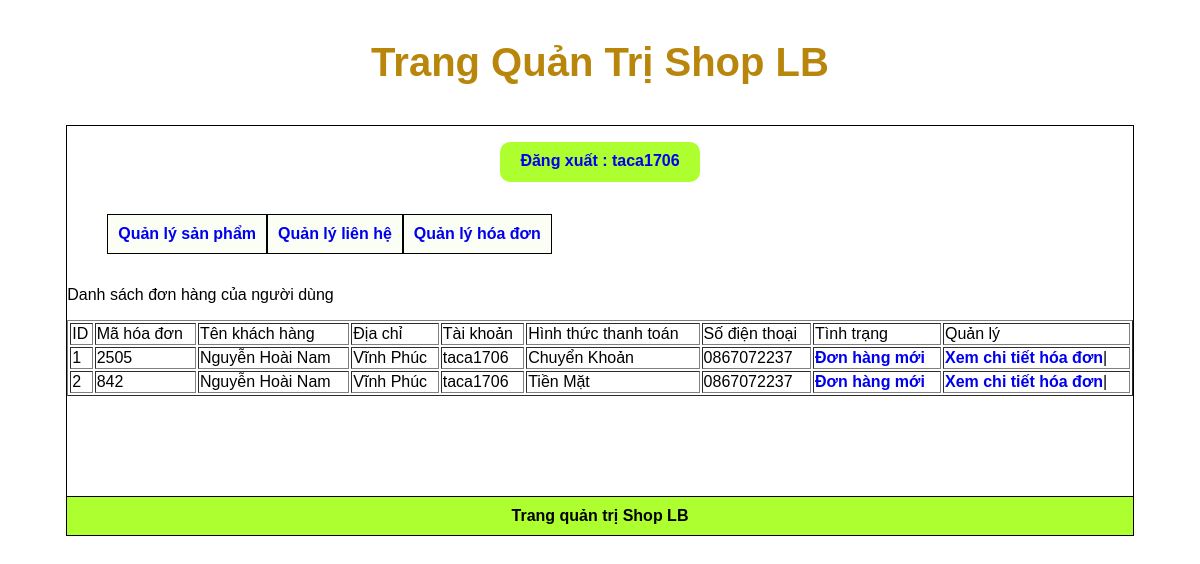
Page /admincp/index.php?action=quanlyhoadon&query=lietke (signed in) on the committed database.
### tables this page shows
CREATE TABLE `tbl_hoadon` (
  `id_hoadon` int(11) NOT NULL,
  `id_khachhang` int(11) NOT NULL,
  `mahoadon` varchar(11) NOT NULL,
  `trangthai` int(11) NOT NULL,
  `hinhthucthanhtoan` varchar(100) NOT NULL
);

CREATE TABLE `tbl_khachhang` (
  `id_khachhang` int(11) NOT NULL,
  `hovaten` varchar(250) NOT NULL,
  `taikhoan` varchar(100) NOT NULL,
  `matkhau` varchar(100) NOT NULL,
  `sodienthoai` varchar(15) NOT NULL,
  `email` varchar(100) NOT NULL,
  `diachi` text NOT NULL,
  `chucvu` int(11) NOT NULL
);

### admincp/modules/quanlyhoadon/lietke.php (the view)
<?php
$sql_lietke_hd = "SELECT * FROM tbl_hoadon ,tbl_khachhang  WHERE tbl_hoadon.id_khachhang=tbl_khachhang.id_khachhang ORDER BY id_hoadon DESC";
$result_lietke_hd = mysqli_query($connect, $sql_lietke_hd);
?>
<p>Danh sách đơn hàng của người dùng</p>
<table style="width: 100%;" border="1" style="border-collapse:collapse;">
    <tr>
        <td>ID</td>
        <td>Mã hóa đơn</td>
        <td>Tên khách hàng</td>
        <td>Địa chỉ</td>
        <td>Tài khoản</td>
        <td>Hình thức thanh toán</td>
        <td>Số điện thoại</td>
        <td>Tình trạng </td>
        <td colspan="2">Quản lý</td>
    </tr>
    <?php
    $i = 0;
    while ($row = mysqli_fetch_array($result_lietke_hd)) {
        $i++;
    ?>
        <tr>
            <td><?= $i ?></td>
            <td><?= $row['mahoadon'] ?></td>
            <td><?= $row['hovaten'] ?></td>
            <td><?= $row['diachi'] ?></td>
            <td><?= $row['taikhoan'] ?></td>
            <td><?= $row['hinhthucthanhtoan'] ?></td>
            <td><?= $row['sodienthoai'] ?></td>
            <td>
                <?php if ($row['trangthai'] == 1) {
                    echo '<a href="modules/quanlyhoadon/xuly.php?mahoadon=' . $row['mahoadon'] . '">Đơn hàng mới</a>';
                } else {
                    echo 'Đã xem';
                }
                ?>
            </td>
            <td>
                <a href="index.php?action=quanlyhoadon&query=xemhoadon&mahoadon=<?= $row['mahoadon'] ?>">Xem chi tiết hóa đơn</a>|
        </tr>
    <?php
    }
    ?>
</table>

### admincp/modules/header.php (style rules this page uses)
a { font-weight: bold; }

### admincp/modules/menu.php (style rules this page uses)
* { font-family: 'Poppins', sans-serif; text-decoration: none; }

### rows in the picture
tbl_hoadon: mahoadon "2505", id_khachhang.hovaten "Nguyễn Hoài Nam", id_khachhang.diachi "Vĩnh Phúc", id_khachhang.taikhoan "taca1706", hinhthucthanhtoan "Chuyển Khoản", id_khachhang.sodienthoai "0867072237"
tbl_hoadon: mahoadon "842", id_khachhang.hovaten "Nguyễn Hoài Nam", id_khachhang.diachi "Vĩnh Phúc", id_khachhang.taikhoan "taca1706", hinhthucthanhtoan "Tiền Mặt", id_khachhang.sodienthoai "0867072237"

### other values in the picture
$_SESSION['dangky'] "taca1706"
